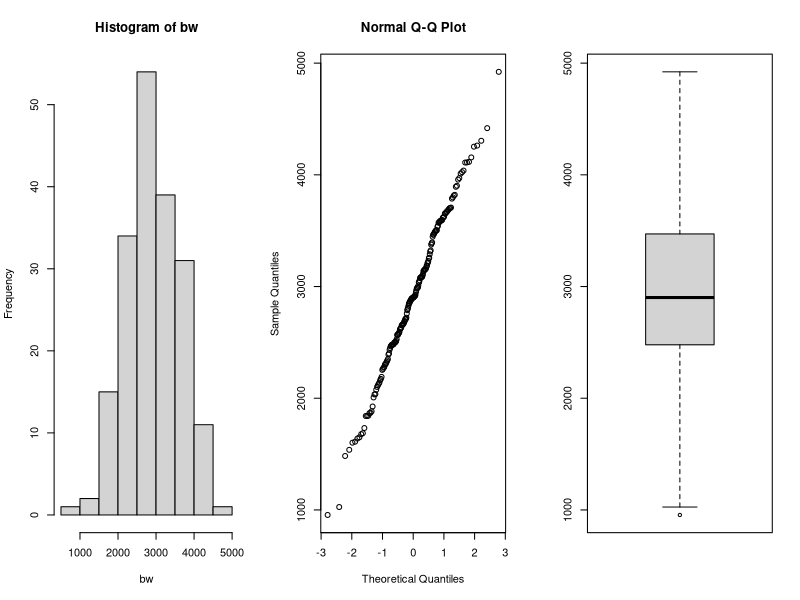
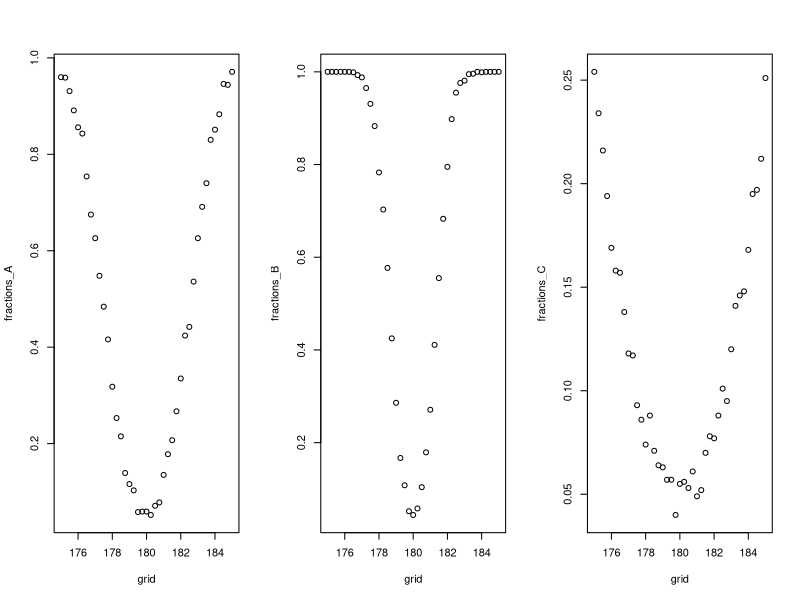
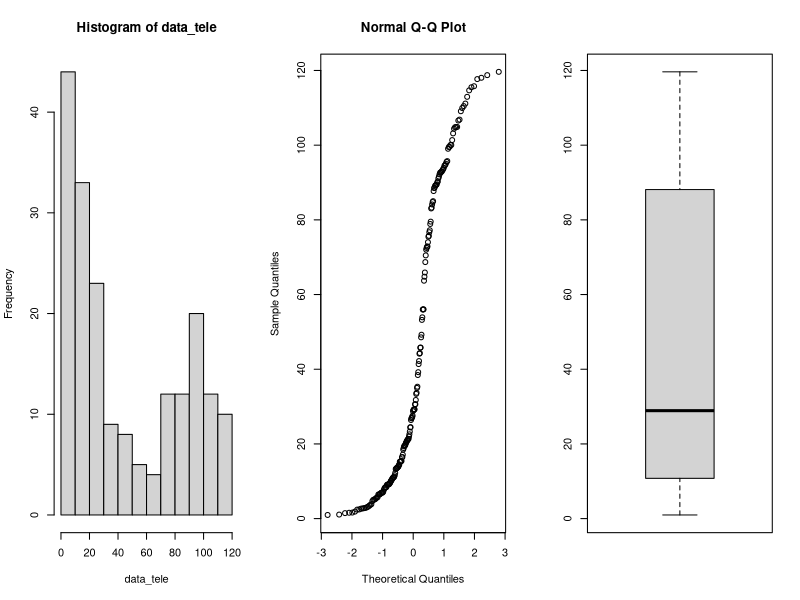
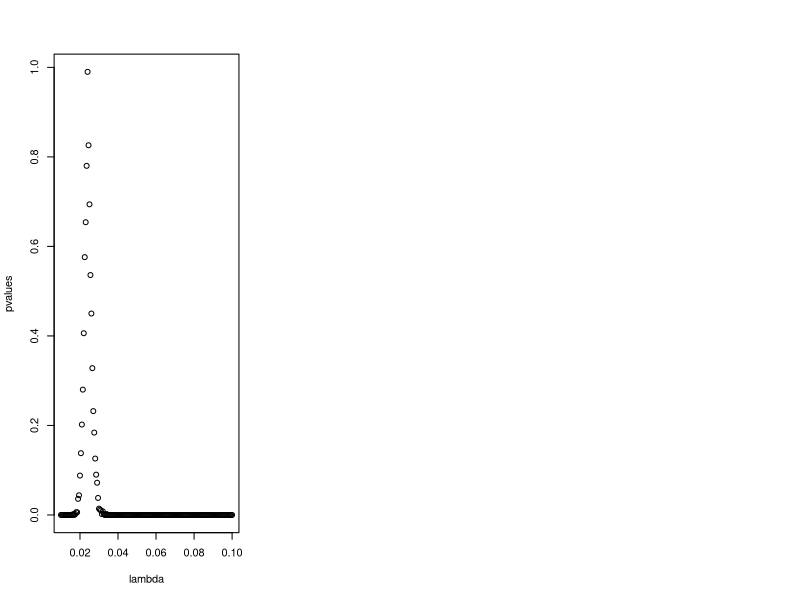
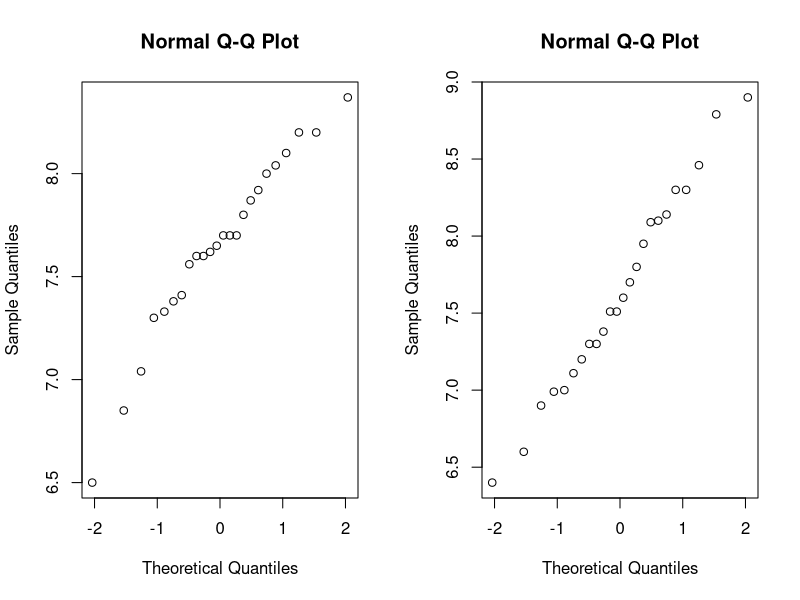
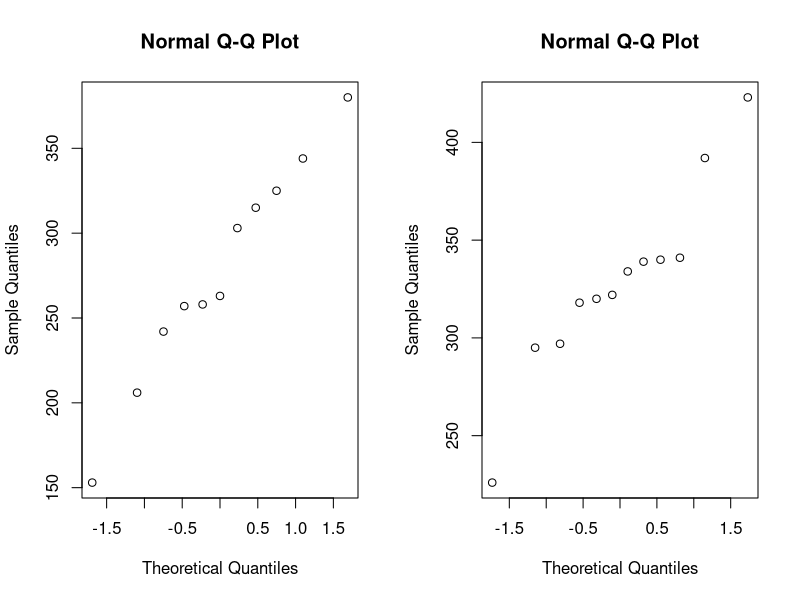
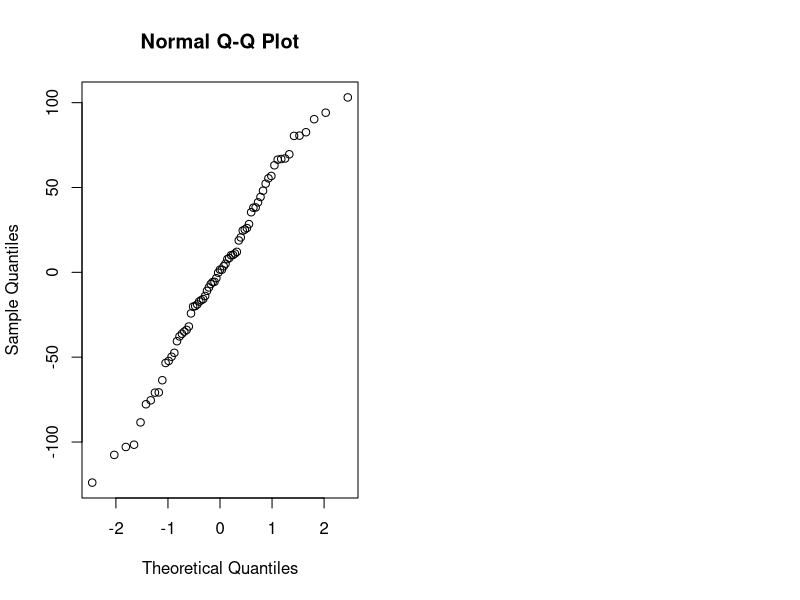

Source code (R) for these figures, in order:
## ---- chunk 1
library(tidyverse)
library(rstudioapi)

knitr::opts_chunk$set(echo = TRUE)
setwd(dirname(getActiveDocumentContext()$path))
# round numbers to 3 digits
options(digits = 3)
## ---- chunk 2
par(mfrow=c(1,3))
data=read.table(file="data/birthweight.txt",header=TRUE)

bw = data$birthweight
hist(bw)
qqnorm(bw)
boxplot(bw)
# perform Shapiro-Wilk normality test
shapiro.test(bw)$p.value

## ---- chunk 3
m = mean(bw)
sd = sd(bw)
n = length(bw)
error = qnorm(0.95)*sd/sqrt(n)
ci = c(m-error, m+error)
paste0("mean: ", m)
paste0("90% confidence interval: (", ci[1], ",", ci[2], ")")
## ---- chunk 4
t.test(bw, mu=2800, alternative = "greater", conf.level = 0.95)
## ---- chunk 5
n <- m <- 30
mu <- 180
nu <- 175
sd <- 5
grid <- seq(175,185, by=0.25)

power_function<-function(grid,n,m,mu,sd) {
  B <- 1000
  p <- numeric(B)
  G <- length(grid)
  fractions <- numeric(G)
  for (grid_nu in 1:G){
    p <- numeric(B)
    for (b in 1:B){
      x <- rnorm(n,mu,sd)
      y <- rnorm(m,grid[grid_nu],sd)
      p[b] <- t.test(x,y, var.equal = TRUE)[[3]]
    }
    fractions[grid_nu] <- mean(p<0.05)
  }
  return(fractions)
}

fractions_A <- power_function(grid,n,m,mu,sd)

## ---- chunk 6
n <- m <- 100
mu <- 180
sd <- 5

fractions_B <- power_function(grid,n,m,mu,sd)
## ---- chunk 7
n <- m <- 30
mu <- 180
sd <- 15

fractions_C <- power_function(grid,n,m,mu,sd)
par(mfrow=c(1,3))
plot(grid,fractions_A)
plot(grid,fractions_B)
plot(grid,fractions_C)
## ---- chunk 8
data<-read.table(file="data/telephone.txt",header=TRUE)

# remove zeros
data <- data %>% filter(Bills > 0)

data_tele <- data$Bills
par(mfrow=c(1,3))
hist(data_tele)
qqnorm(data_tele)
boxplot(data_tele)

## ---- chunk 9
lambda <- seq(0.01, 0.1, 0.0005)
pvalues <- c()
t <- median(data_tele)
for (x in lambda){
  B <- 1000
  tstar <- numeric(B)
  n <- length(data_tele)
  
  for (i in 1:B){
    xstar <- rexp(n,x)
    tstar[i] <- median(xstar)
  }
  pl<-sum(tstar<t)/B
  pr<-sum(tstar>t)/B
  p<-2*min(pl,pr)
  pl;pr;p
  pvalues <- c(pvalues,p)
}
plot(lambda, pvalues)

best_p <- which(pvalues > 0.05)
lambda[best_p]
## ---- chunk 10
B <- 1000
T1 <- median(data_tele)
Tstar <- numeric(B)
for (i in 1:B){
  Xstar <- sample(data_tele,replace=TRUE)
  Tstar[i] <- median(Xstar)
}
Tstar25 <- quantile(Tstar,0.025)
Tstar975 <- quantile(Tstar, 0.975)

T1
c(2*T1-Tstar975, 2*T1-Tstar25)

## ---- chunk 11
max_index <- which.max(pvalues)

opt_Lambda <- lambda[max_index]

paste0("Optimal lambda value found: ", round(opt_Lambda, 4))

theoretical_median = log(2)/opt_Lambda
paste0("Theoretical median: ",round(theoretical_median,3))
error = qnorm(0.975)*(theoretical_median/sqrt(length(data_tele)))
c(round(theoretical_median - error, 3), round(theoretical_median + error,3))
## ---- chunk 12

bill_smal40 <- sum(data_tele<40)

binom.test(bill_smal40, length(data_tele))

bill_less10 <- sum(data_tele < 10)
bill_less10/length(data_tele)
## ---- chunk 13
data <- read.table(file="data/run.txt",header=TRUE)
cor.test(data$before, data$after)$p.value
## disgnostics
par(mfrow=c(1,2)); qqnorm(data$before); qqnorm(data$after)
## ---- chunk 14
# calculate differences
data <- data %>% 
  mutate(diff = before - after)
# filter for lemo and perdorm paired t-test
lemo <- data %>% 
  filter(drink == "lemo")
paste0("p-value for soft drink: ", 
       round(t.test(lemo$before, lemo$after, paired = TRUE)$p.value, 4))
# filter for energy and perform paired t-test
energy <- data %>% 
  filter(drink == "energy")
paste0("p-value for energy drink: ", 
       round(t.test(energy$before, energy$after, paired = TRUE)$p.value, 4))
## ---- chunk 15
# perform t-test
t.test(lemo$diff, energy$diff)$p.value
## ---- chunk 16
# filter for meatmeal
meatmeal <- chickwts %>% 
  filter(feed == "meatmeal") %>% 
  select(weight)
# filter for sunflower
sunflower <- chickwts %>% 
  filter(feed == "sunflower") %>% 
  select(weight)
# check for data normality
par(mfrow=c(1,2))
qqnorm(meatmeal$weight)
qqnorm(sunflower$weight)
# perform t-test, the data is not paired
paste0("t-test p-value: ", 
       round(t.test(meatmeal, sunflower)$p.value, 4))
# Mann-Whitney test
paste0("Mann-Whitney test p-value: ", 
       round(wilcox.test(meatmeal$weight, sunflower$weight)$p.value, 4))
# Kolmogorov-Smirnov test
paste0("Kolmogorov-Smirnov test: ", 
       round(ks.test(meatmeal$weight, sunflower$weight)$p.value, 4))
## ---- chunk 17
chickaov <- lm(weight~feed, data = chickwts)
# performing one-way ANOVA
anova(chickaov)
## ---- chunk 18
#extracting more information
table <- data.frame(summary(chickaov)$coefficients) 
table %>% 
  rename("p-value" = `Pr...t..`) %>% 
  add_rownames("Type") %>% 
  mutate(Type = case_when(
    Type == "(Intercept)" ~ "feedcasein",
    TRUE ~ Type
  ), Estimate = case_when(
    Type != "feedcasein" ~ as.numeric(table$Estimate[1]) + Estimate,
    TRUE ~ Estimate
  )) %>%  mutate_if(is.numeric, funs(as.character(signif(., 3)))) %>%
    knitr::kable(.)
## ---- chunk 19
# check for normality
qqnorm(chickaov$residuals)
## ---- chunk 20
kruskal.test(weight~feed, data = chickwts)$p.value
